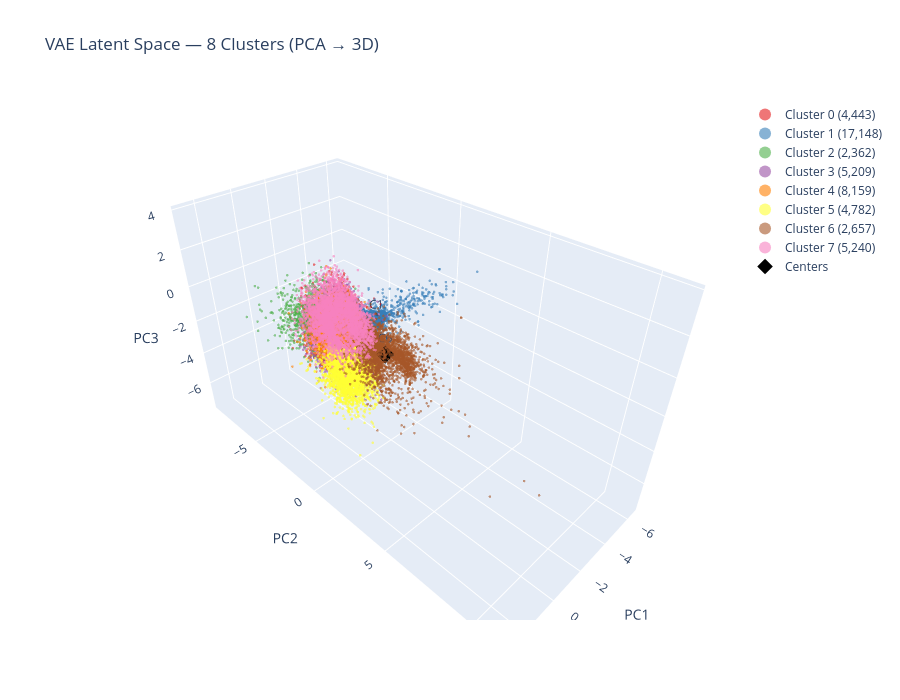

The notebook cell saved with this chart:
### Code cell
from sklearn.cluster import KMeans
from sklearn.decomposition import PCA
import plotly.graph_objects as go
import plotly.express as px

# ── Encode a subsample into VAE latent space ──────────────────────────────────
N_VIS = 50_000
_vis_rng = np.random.default_rng(0)
_vis_idx = _vis_rng.choice(len(X_flat), size=N_VIS, replace=False)

Z_vis = encode_motion(X_flat[_vis_idx])  # (N_VIS, 17)

# ── Cluster in full latent space ──────────────────────────────────────────────
N_CLUSTERS = 8

km = KMeans(n_clusters=N_CLUSTERS, n_init=10, random_state=42)
labels = km.fit_predict(Z_vis)

# ── Reduce to 3D for visualization ───────────────────────────────────────────
pca_3d = PCA(n_components=3)
Z_3d = pca_3d.fit_transform(Z_vis)

print(f"3D PCA explains {pca_3d.explained_variance_ratio_.sum()*100:.1f}% of latent variance")

# ── Interactive 3D scatter ────────────────────────────────────────────────────
fig = go.Figure()

colors = px.colors.qualitative.Set1

for c in range(N_CLUSTERS):
    mask = labels == c
    fig.add_trace(go.Scatter3d(
        x=Z_3d[mask, 0],
        y=Z_3d[mask, 1],
        z=Z_3d[mask, 2],
        mode='markers',
        marker=dict(size=1.5, color=colors[c % len(colors)], opacity=0.6),
        name=f'Cluster {c} ({mask.sum():,})',
        text=[f'idx={_vis_idx[i]}' for i in np.where(mask)[0]],
        hoverinfo='text+name',
    ))

# Add cluster centers
centers_3d = pca_3d.transform(km.cluster_centers_)
fig.add_trace(go.Scatter3d(
    x=centers_3d[:, 0],
    y=centers_3d[:, 1],
    z=centers_3d[:, 2],
    mode='markers+text',
    marker=dict(size=6, color='black', symbol='diamond'),
    text=[f'C{i}' for i in range(N_CLUSTERS)],
    textposition='top center',
    name='Centers',
    hoverinfo='text',
))

fig.update_layout(
    title=f'VAE Latent Space — {N_CLUSTERS} Clusters (PCA → 3D)',
    scene=dict(
        xaxis_title='PC1',
        yaxis_title='PC2',
        zaxis_title='PC3',
    ),
    width=900, height=700,
    legend=dict(itemsizing='constant'),
)
fig.show()

### Figure 1 — Plotly figure (JSON) as saved in the notebook; plotly's stock layout.template omitted (floating-point values rounded to 4 significant figures; data arrays with more than 128 entries replaced by an {"elided": "..."} marker saying what was removed)
{"data": [{"hoverinfo": "text+name", "marker": {"color": "rgb(228,26,28)", "opacity": 0.6, "size": 1.5}, "mode": "markers", "name": "Cluster 0 (4,443)", "text": {"elided": "4443 str values"}, "type": "scatter3d", "x": {"elided": "4443 float values"}, "y": {"elided": "4443 float values"}, "z": {"elided": "4443 float values"}}, {"hoverinfo": "text+name", "marker": {"color": "rgb(55,126,184)", "opacity": 0.6, "size": 1.5}, "mode": "markers", "name": "Cluster 1 (17,148)", "text": {"elided": "17148 str values"}, "type": "scatter3d", "x": {"elided": "17148 float values"}, "y": {"elided": "17148 float values"}, "z": {"elided": "17148 float values"}}, {"hoverinfo": "text+name", "marker": {"color": "rgb(77,175,74)", "opacity": 0.6, "size": 1.5}, "mode": "markers", "name": "Cluster 2 (2,362)", "text": {"elided": "2362 str values"}, "type": "scatter3d", "x": {"elided": "2362 float values"}, "y": {"elided": "2362 float values"}, "z": {"elided": "2362 float values"}}, {"hoverinfo": "text+name", "marker": {"color": "rgb(152,78,163)", "opacity": 0.6, "size": 1.5}, "mode": "markers", "name": "Cluster 3 (5,209)", "text": {"elided": "5209 str values"}, "type": "scatter3d", "x": {"elided": "5209 float values"}, "y": {"elided": "5209 float values"}, "z": {"elided": "5209 float values"}}, {"hoverinfo": "text+name", "marker": {"color": "rgb(255,127,0)", "opacity": 0.6, "size": 1.5}, "mode": "markers", "name": "Cluster 4 (8,159)", "text": {"elided": "8159 str values"}, "type": "scatter3d", "x": {"elided": "8159 float values"}, "y": {"elided": "8159 float values"}, "z": {"elided": "8159 float values"}}, {"hoverinfo": "text+name", "marker": {"color": "rgb(255,255,51)", "opacity": 0.6, "size": 1.5}, "mode": "markers", "name": "Cluster 5 (4,782)", "text": {"elided": "4782 str values"}, "type": "scatter3d", "x": {"elided": "4782 float values"}, "y": {"elided": "4782 float values"}, "z": {"elided": "4782 float values"}}, {"hoverinfo": "text+name", "marker": {"color": "rgb(166,86,40)", "opacity": 0.6, "size": 1.5}, "mode": "markers", "name": "Cluster 6 (2,657)", "text": {"elided": "2657 str values"}, "type": "scatter3d", "x": {"elided": "2657 float values"}, "y": {"elided": "2657 float values"}, "z": {"elided": "2657 float values"}}, {"hoverinfo": "text+name", "marker": {"color": "rgb(247,129,191)", "opacity": 0.6, "size": 1.5}, "mode": "markers", "name": "Cluster 7 (5,240)", "text": {"elided": "5240 str values"}, "type": "scatter3d", "x": {"elided": "5240 float values"}, "y": {"elided": "5240 float values"}, "z": {"elided": "5240 float values"}}, {"hoverinfo": "text", "marker": {"color": "black", "size": 6, "symbol": "diamond"}, "mode": "markers+text", "name": "Centers", "text": ["C0", "C1", "C2", "C3", "C4", "C5", "C6", "C7"], "textposition": "top center", "type": "scatter3d", "x": [0.6972, -1.109, 0.1913, 0.4844, 0.7664, 0.4725, 0.4494, 0.619], "y": [-0.1505, 0.05759, -2.177, 0.04092, 0.072, -0.008306, 2.341, -0.412], "z": [0.454, 0.1002, -0.2401, -0.1799, 0.1992, -1.638, 0.1327, 0.6909]}], "layout": {"height": 700, "legend": {"itemsizing": "constant"}, "scene": {"xaxis": {"title": {"text": "PC1"}}, "yaxis": {"title": {"text": "PC2"}}, "zaxis": {"title": {"text": "PC3"}}}, "title": {"text": "VAE Latent Space — 8 Clusters (PCA → 3D)"}, "width": 900}}
